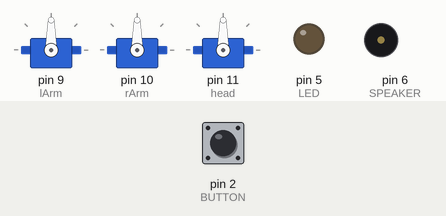
A sketch run on a simulated Arduino Uno, built with avr-gcc and run on an emulated ATmega328P. Shown: 3 × servo, output pins drawn as LEDs (lit = HIGH), buzzer (waves = sounding, pin HIGH). Inputs (shaded band) come from the test bench; at power-on: pin 2 (BUTTON) HIGH. At 7.0 s the program stops and its outputs stay as they are.

Above: at 2.8 s.
2.9 s: pin 2 (BUTTON) pulled LOW for 1.2 s
At 3.4 s:
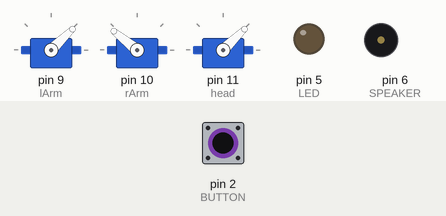
At 7.9 s:
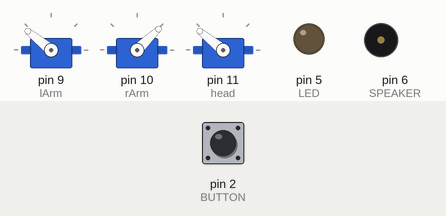
Timing chart, 0 to 8.5 s (numbered marks = the images above; inputs shaded):
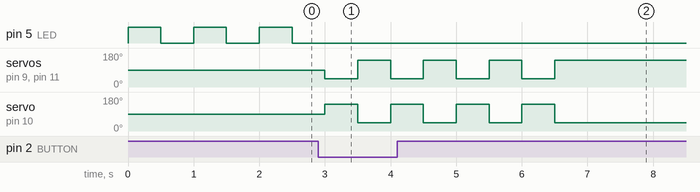

The sketch:

Set_and_Reset_code.ino
```cpp
#include <Servo.h>//Need the Servo header so arduino knows what a motor is.
int BUTTON = 2;//Giving all my connected pins names so I remember what they are.
int LED = 5;
int SPEAKER = 6;
int RESET = 12;
Servo lArm;//Making my virtual motors
Servo rArm;
Servo head;

void setup()
{
pinMode(LED,OUTPUT);//Setting up pin modes
pinMode(BUTTON,INPUT_PULLUP);//This one's important. INPUT_PULLUP tells the button to be high so it notices when it is pulled low, aka when the button is pushed.
pinMode(SPEAKER,OUTPUT);
pinMode(RESET,INPUT);//I set the reset pin to input initially. I don't want it inadvertantly sending a signal.
digitalWrite(RESET,LOW);//I primed the reset pin. Notice because I set the pin to input it won't actually send a signal until the pinmode is changed.
lArm.attach(9);//attaching all my motors
rArm.attach(10);
head.attach(11);
while(digitalRead(BUTTON)==1){//Here is where we get our robot to start at our command. This while loop is conditioned to check if the button has been pressed yet.
digitalWrite(LED,HIGH);//I made it blink while waiting for the button to be pressed.
delay(500);
digitalWrite(LED,LOW);
delay(500);
}
}

void loop()
{
for(int i = 0; i<=3; i++)//Used a for loop so my robot doesn't dance forever
{
head.writeMicroseconds(1000);
lArm.writeMicroseconds(1000);
rArm.writeMicroseconds(2000);
delay(500);
head.writeMicroseconds(2000);
lArm.writeMicroseconds(2000);
rArm.writeMicroseconds(1000);
delay(500);
}
pinMode(RESET,OUTPUT);//Switch pinmode so the reset gets a low signal.
while(1);//failsafe. Robot should never get to here.
}
```

ultrasonic_function.ino
```cpp
int ultrasonic(int trig_pin, int echo_pin) {

  long time;
  float distance;

  //-trigger a sound
  // send out trigger signal
  digitalWrite(trig_pin, LOW);
  delayMicroseconds(2);
  digitalWrite(trig_pin, HIGH);
  delayMicroseconds(20);
  digitalWrite(trig_pin, LOW);

  //- a sound has gone out!!
  //- wait for a sound to come back

  time = pulseIn(echo_pin, HIGH);

  //- calculate the distance in centimeters
  distance = 0.01715 * time;

  return distance;

}
```

Measured:
- after the input at 2.9 s, pin 5 (LED): stops changing and stays LOW; servo on pin 9 (lArm), servo on pin 11 (head): alternates 141° for 0.50 s and 44° for 0.50 s, 8 changes in all, then stays 141°, starting after 0.10 s; servo on pin 10 (rArm): alternates 141° for 0.50 s and 44° for 0.50 s, 8 changes in all, then stays 44°, starting after 0.10 s
